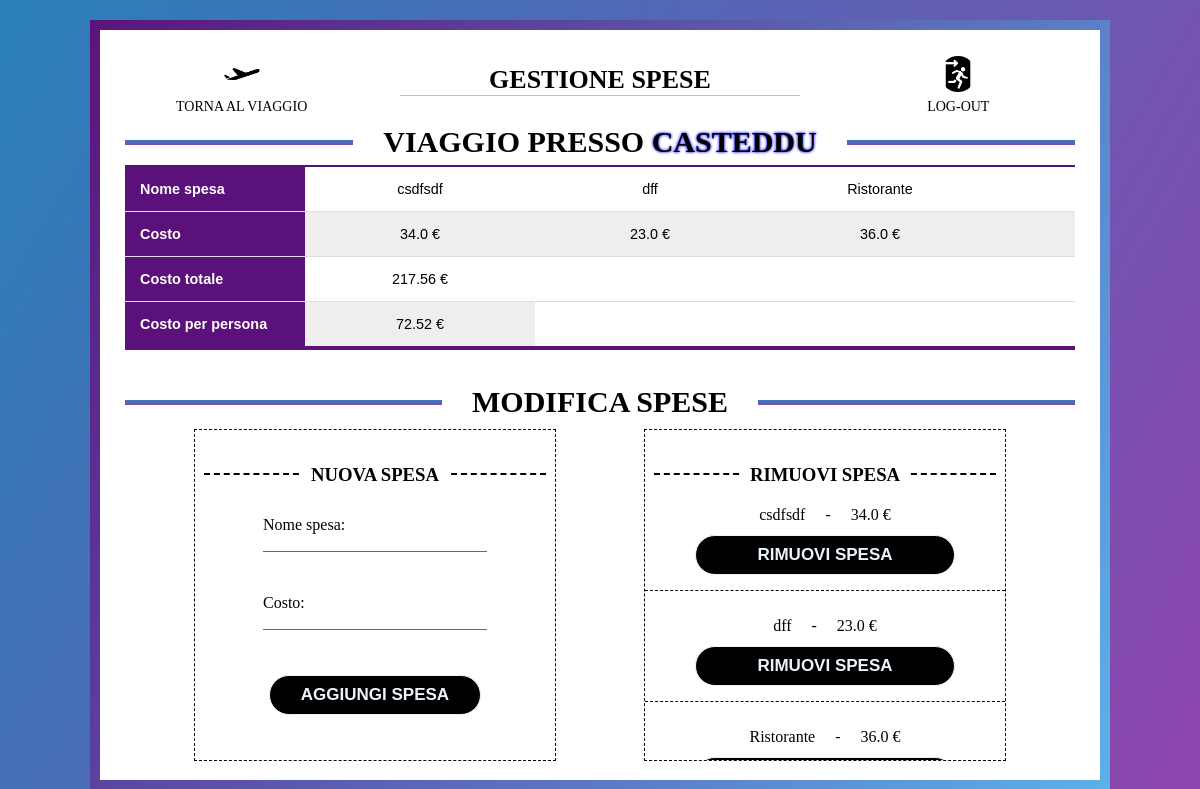
Before: /organizzatoreViaggi/expenses/17/ (signed in) with the older database file.
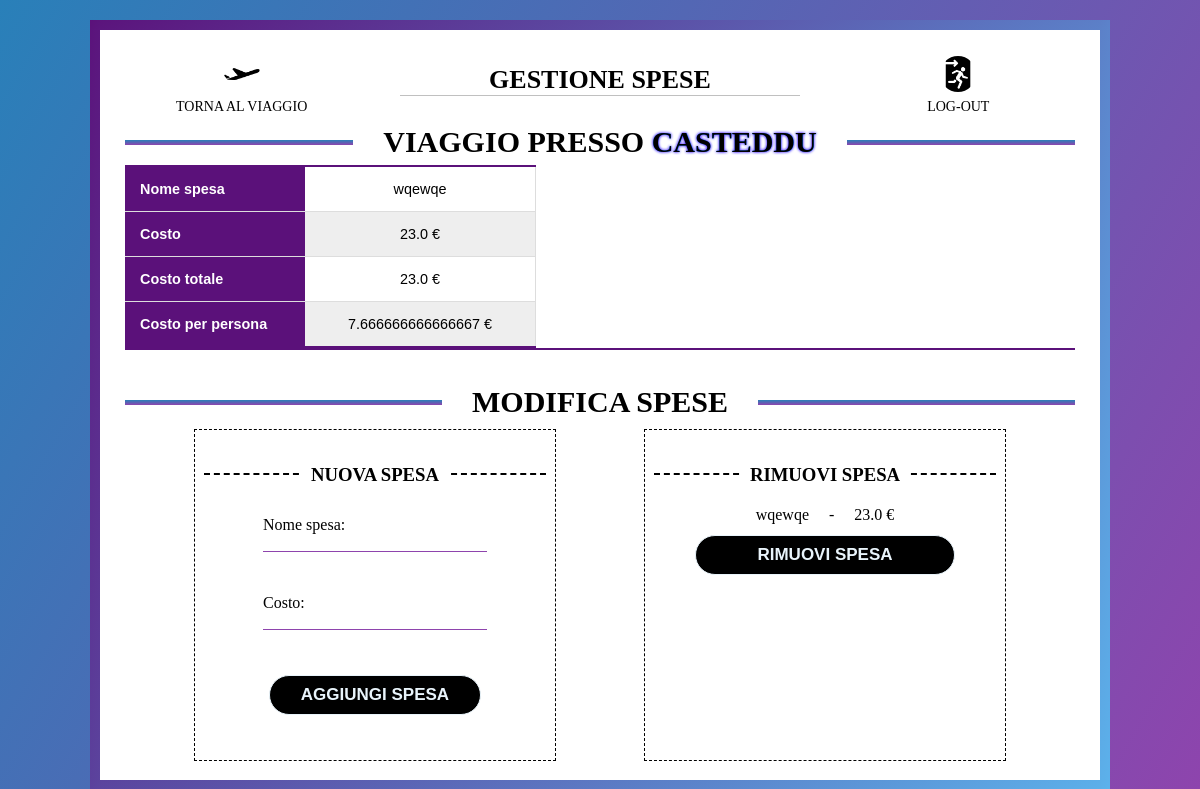
After: the same page with the newer database file.
### organizzatoreViaggi/models.py (models this page shows, shortened)
class Expense(models.Model):
    id = models.AutoField(primary_key=True)
    travel = models.ForeignKey(Travel, on_delete=models.CASCADE)
    name = models.CharField(max_length=64)
    price = models.FloatField()

### organizzatoreViaggi/views.py (the view)
# urls.py: path('organizzatoreViaggi/expenses/<int:travel_id>/', views.expenses_view, name='expenses'),
@login_required(login_url= 'login')
def expenses_view(request, travel_id):
    form = ExpenseForm()
    travel = Travel.objects.get(id = travel_id)
    participants = travel.participants.count()
    expenses = Expense.objects.filter(travel = travel_id)
    total_expense = expenses.aggregate(total_price = Sum('price'))['total_price']
    if total_expense is not None:
        expense_for_person = total_expense / participants
    else:
        total_expense = 0
        expense_for_person = 0
    context = {
        'form': form,
        'travel': travel,
        'expenses': expenses,
        'totalExp': total_expense,
        'expForP': expense_for_person
        }
    return render(request, 'organizzatoreViaggi/expenses.html', context)

### organizzatoreViaggi/forms.py
class ExpenseForm(forms.Form):
    name = forms.CharField(label = 'Nome spesa')
    price = forms.FloatField(min_value = 0.0, label = 'Costo')

### organizzatoreViaggi/templates/organizzatoreViaggi/expenses.html (shortened to what this page needs)
{% load static %}
<!DOCTYPE html>
<html lang="it">
<html>
    <head>
        <link rel="stylesheet" href="{% static 'css/expenses.css'%}">
    </head>
    <body>
        <div class="page-container">
            <nav>
                <a href="{% url 'detailsTravel' travel.id %}">
                    <img src="{% static 'images/plane_icon.png' %}" />
                    <p>Torna al viaggio</p>
                </a>
                <h1>GESTIONE SPESE</h1>
                <a href="{% url 'logout' %}">
                    <img src="{% static 'images/logout_icon.png' %}" />
                    <p>Log-out</p>
                </a>
            </nav>
            <div class="main-c">
                <div class="travel-table-container">
                    <div class="travel-title">
                        <h1>VIAGGIO PRESSO <span> {{ travel.destination }}</span></h1>
                    </div>
                    <table class="travel-table">
                        <tr>
                            <th>Nome spesa</th>
                            {% for expense in expenses %}
                            <td colspan="200">{{ expense.name }}</td>
                            {% endfor %}
                        </tr>
                        <tr>
                            <th>Costo</th>
                            {% for expense in expenses %}
                            <td colspan="200">{{ expense.price }} €</td>
                            {% endfor %}
                        </tr>
                        <tr>
                            <th>Costo totale</th>
                            <td colspan="200">{{totalExp}} €</td>
                        </tr>
                        <tr>
                            <th>Costo per persona</th>
                            <td colspan="200"><p>{{expForP}} €</p></td>
                    </table>
                </div>
                <h2>MODIFICA SPESE</h2>
                <div class="forms-container">
                    <div class="form-c">
                        <div class="form-title-container">
                            <h3>NUOVA SPESA</h3>
                        </div>
                        <div class="form-ex">
                            <form class="expenses-form" method="post" action="{% url 'addExpense' travel.id %}">
                                <div class="form-field">
                                    {{ form.as_p }}
                                    <div class="button-container">
                                        <input class="sub-button" type="submit" value="AGGIUNGI SPESA">
                                    </div>
                                </div>
                            </form>
                        </div>
                    </div>
                    <div class="form-c">
                        <div class="form-title-container">
                           <h3>RIMUOVI SPESA</h3>
                       </div>
                        <div class="rem-forms-c">
                           {% for expense in expenses %}
                           <form class="rem-form" method="post" action="{% url 'removeExpense' travel.id expense.id%}">
                               <div class="rem-form-container">
                                   <div class="rem-data">
                                       <p class="rem-name">{{expense.name}}</p>
                                       <p class="rem-div">-</p>
                                       <p class="rem-price">{{expense.price}} €</p>
                                   </div>
                                    <div class="button-container-dx">
                                        <input class="sub-button" type="submit" value="RIMUOVI SPESA">
                                    </div>
                               </div>
                           </form>
                           {% endfor %}
                        </div>
                    </div>
                </div>
            </div>
        </div>
    </body>
</html>

Changed rows visible on the page:
removed Expense: name "csdfsdf", price "34.0"
removed Expense: name "dff", price "23.0"
removed Expense: name "Ristorante", price "36.0"
added Expense: name "wqewqe", price "23.0"
Other visible differences:
{{ totalExp }}: "217.56" → "23.0"
{{ expForP }}: "72.52" → "7.666666666666667"
